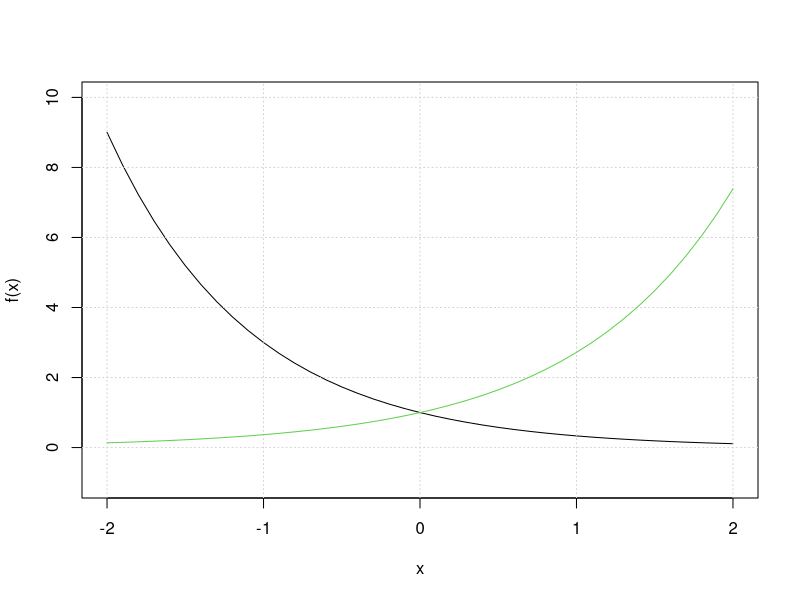
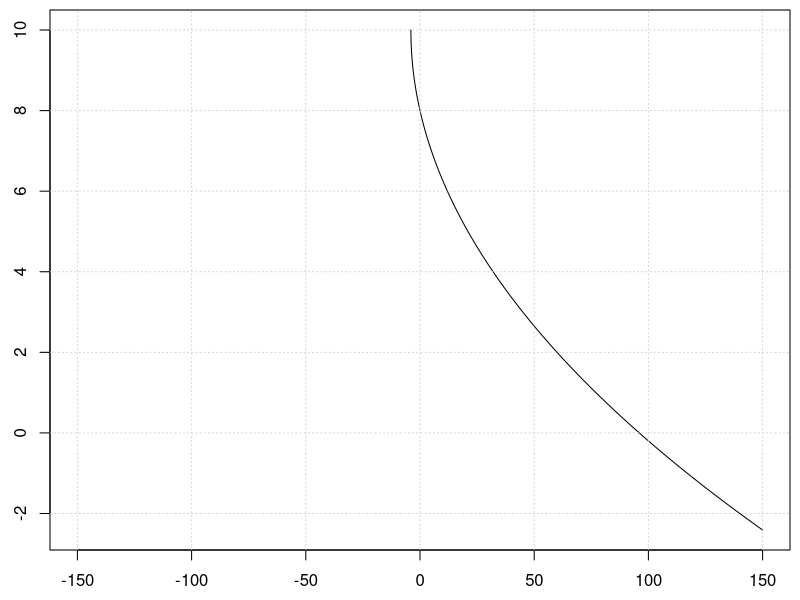

Reproduce these figures in R, in order.
f <- function(x){3^(-x)}
x <- seq(-2,2,0.1)
plot(x,f(x),type='l',ylim=c(-1,10))
grid()

exp(1)
exp(2)
exp(0.3)
exp(-1)
lines(x,exp(x),col=3)


x <- seq(-4,150,0.1)
y <- 10-sqrt(x+4)
par(mar=c(2.5,2.5,0.5,0.5))
plot(x,y,type='l',xlim=c(-150,150))
grid()